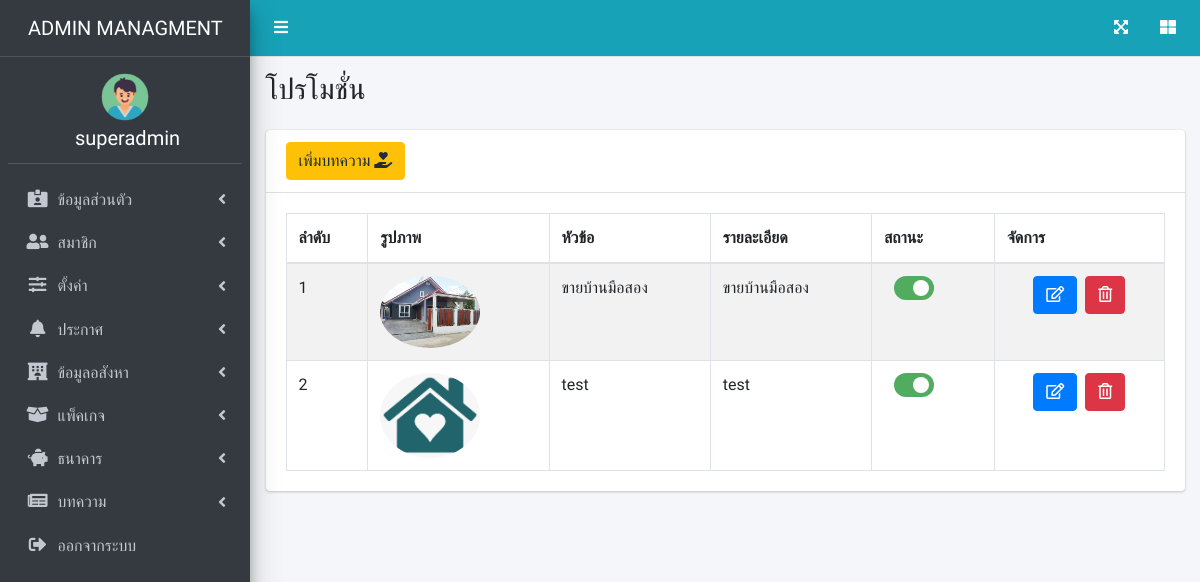
Page /page/promotion.php (signed in) on the earlier database version.
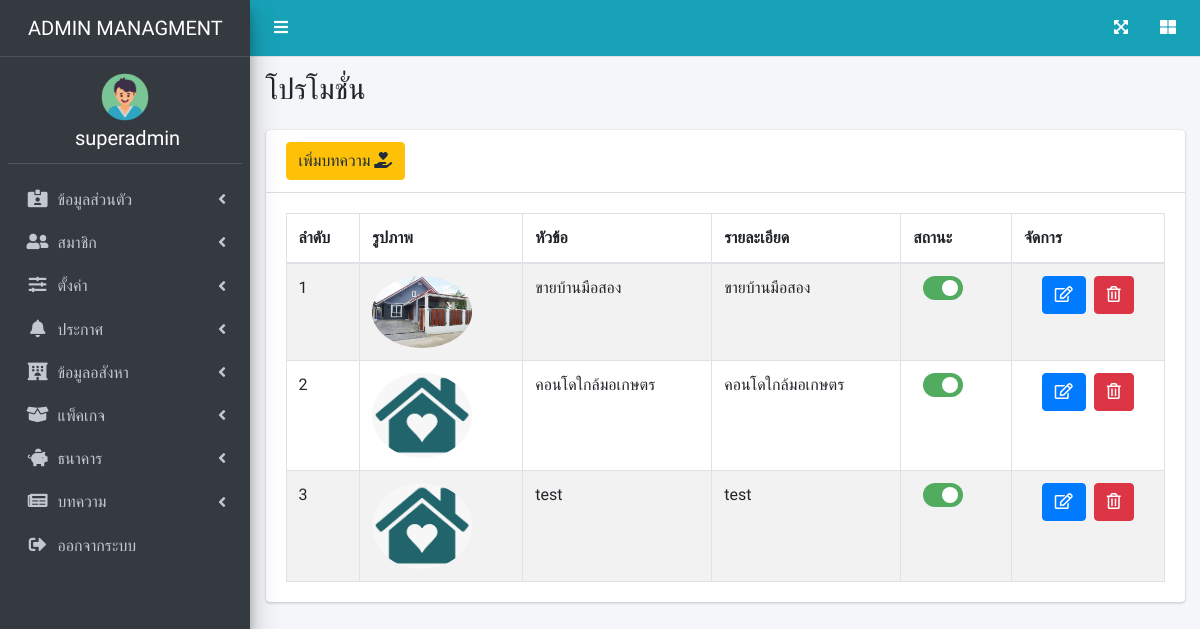
Same page on the later database version.
### tables this page shows
CREATE TABLE `user_role_type` (
  `id` int(10) NOT NULL,
  `name` varchar(255) NOT NULL,
  `type_icon` varchar(255) NOT NULL
);

CREATE TABLE `article` (
  `a_id` int(255) NOT NULL,
  `a_title` varchar(255) NOT NULL,
  `a_note` varchar(255) NOT NULL,
  `a_type` varchar(255) NOT NULL,
  `a_img` varchar(255) NOT NULL DEFAULT 'home.png',
  `a_status` enum('1','0') NOT NULL
);

### page/promotion.php (the view, shortened to what the changed rows need)
<?php
require_once('../dbconnect.php');
$sql2 = "SELECT * FROM article WHERE a_type = 'โปรโมชั่น' ORDER BY a_id DESC";
$result2 = mysqli_query($con, $sql2);
$order = 1;
?>
<!DOCTYPE html>
<html lang="en">
<head>
    <link rel="stylesheet" href="https://cdnjs.cloudflare.com/ajax/libs/font-awesome/5.15.3/css/all.min.css" />
    <link rel="stylesheet" href="../css/adminlte.min.css">
    <link rel="stylesheet" href="../css/dataTables.bootstrap4.min.css">
    <link rel="stylesheet" href="../css/responsive.bootstrap4.min.css">
    <link rel="stylesheet" href="../css/buttons.bootstrap4.min.css">
    <link rel="stylesheet" href="../css/switch_insurance.css">
</head>
<body class="hold-transition sidebar-mini">
    <?php require('admin_nav.php') ?>
    <div class="content-wrapper">
        <section class="content-header">
            <div class="container-fluid">
                <div class="row mb-2">
                    <div class="col-sm-6">
                        <h1 style="text-transform: uppercase">โปรโมชั่น</h1>
                    </div>
                </div>
            </div>
        </section>
        <section class="content">
            <div class="container-fluid ">
                <div class="row">
                    <div class="col-12">
                        <div class="card">
                            <div class="card-body">
                                <table id="example1" class="table table-bordered table-striped">
                                    <thead>
                                        <tr>
                                            <th>ลำดับ</th>
                                            <th>รูปภาพ</th>
                                            <th>หัวข้อ</th>
                                            <th>รายละเอียด</th>
                                            <th>สถานะ</th>
                                            <th>จัดการ</th>
                                        </tr>
                                    </thead>
                                    <tbody>
                                        <?php while ($row2 = mysqli_fetch_array($result2)) { ?>
                                            <tr>
                                                <td><?php echo $order++ ?></td>
                                                <td><img src="../p_img/<?php echo $row2['a_img'] ?>"style="border-radius:50%" width="100"></td>
                                                <td><?php echo $row2['a_title']; ?></td>
                                                <td><?php echo $row2['a_note']; ?></td>
                                                <td>
                                                <label class="switch">
                                                    <div class="slider round"> </div>
                                                </label>
                                                </td>
                                                <td class="text-center">
                                                    <a href="edit_article.php?id=<?php echo $row2['a_id']; ?>" class="btn btn-primary"><i class="far fa-edit"></a></i>&nbsp;
                                                    <a href="../backend/del_article.php?id=<?php echo $row2['a_id']; ?>" onclick="return confirm('Are you sure to delete ?')" class="btn btn-danger"><i class="far fa-trash-alt"></i></a></td>
                                            </tr>
                                        <?php  } ?>
                                    </tbody>
                                </table>
                            </div>
                        </div>
                    </div>
                </div>
</body>
</html>

### page/admin_nav.php (shortened to what the changed rows need)
<?php
require_once('../dbconnect.php');
$sqlrt = "SELECT * FROM user_role_type  ";
$resultrt = mysqli_query($con, $sqlrt);
?>
<div class="wrapper">
    <aside class="main-sidebar sidebar-dark-primary elevation-4">
        <div class="sidebar">
            <nav class="mt-2" id="connavbar">
                <ul class="nav nav-pills nav-sidebar flex-column" data-widget="treeview" role="menu" data-accordion="false">
                    <?php
                    if ($_SESSION['utype'] == 'admin') {
                        while ($rowrt = mysqli_fetch_array($resultrt)) {
                            echo " <li class='nav-item'>
            <a href='#' class='nav-link'>
              <i class='nav-icon $rowrt[type_icon]'></i>
              <p>
               $rowrt[name]
                <i class='fas fa-angle-left right'></i>
              </p>
            </a>
            <ul class='nav nav-treeview'>";
                            echo  "</ul></li>";
                        }
                    }
                    ?>
                </ul>
            </nav>
        </div>
    </aside>

Differences in the rows shown:
now on this page (row edited): article: a_img (picture), a_title "คอนโดใกล้มอเกษตร", a_note "คอนโดใกล้มอเกษตร"
